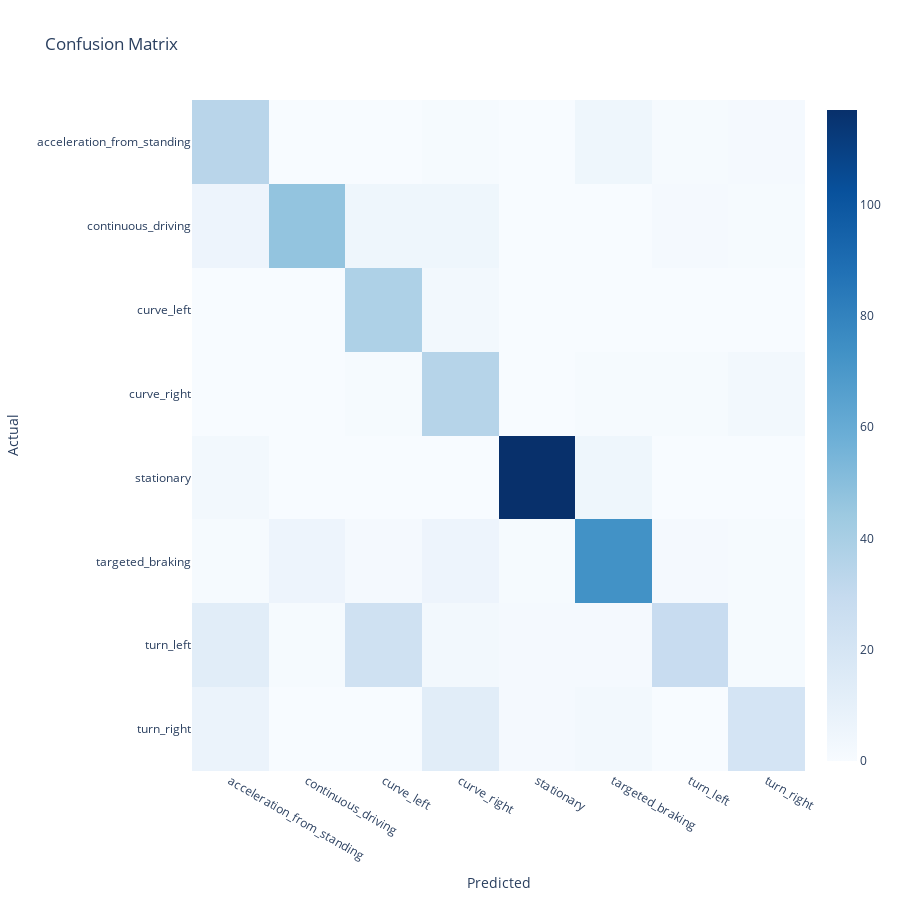

The notebook cell saved with this chart:
### Markdown cell above
## Evaluating the model

In order to evaluate the performance of our model, the predictions of the model for our test data can be compared with the actual values in the form of a confusion matrix. Since we have an unbalanced multi-class problem, and the color intensity takes all fields into account, the distribution should be inspected row by row.

### Code cell
y_pred = [pred.argmax() for pred in model(X_test)]

cm = confusion_matrix(label_encoder.inverse_transform(y_test), label_encoder.inverse_transform(y_pred))
heatmap = go.Heatmap(z=cm, x=label_encoder.classes_, y=label_encoder.classes_, colorscale='Blues') # FEHLER IRGENDWO

# create the layout
layout = go.Layout(title='Confusion Matrix')

# create the figure
fig = go.Figure(data=[heatmap], layout=layout)

fig.update_layout(yaxis = dict(categoryorder = 'category descending'))
fig.update_yaxes(title_text="Actual")
fig.update_xaxes(title_text="Predicted")

fig.layout.height = 900
fig.layout.width = 900

# show the figure
fig.show()

### Figure 1 — Plotly figure (JSON) as saved in the notebook; plotly's stock layout.template omitted (floating-point values rounded to 4 significant figures)
{"data": [{"colorscale": [[0, "rgb(247,251,255)"], [0.125, "rgb(222,235,247)"], [0.25, "rgb(198,219,239)"], [0.375, "rgb(158,202,225)"], [0.5, "rgb(107,174,214)"], [0.625, "rgb(66,146,198)"], [0.75, "rgb(33,113,181)"], [0.875, "rgb(8,81,156)"], [1, "rgb(8,48,107)"]], "type": "heatmap", "x": ["acceleration_from_standing", "continuous_driving", "curve_left", "curve_right", "stationary", "targeted_braking", "turn_left", "turn_right"], "y": ["acceleration_from_standing", "continuous_driving", "curve_left", "curve_right", "stationary", "targeted_braking", "turn_left", "turn_right"], "z": [[34, 0, 0, 1, 0, 5, 1, 2], [6, 47, 5, 5, 0, 0, 2, 1], [0, 0, 38, 3, 0, 0, 0, 0], [0, 0, 1, 35, 0, 1, 1, 3], [3, 0, 0, 0, 117, 5, 0, 0], [1, 6, 2, 6, 1, 73, 2, 1], [13, 1, 24, 3, 2, 2, 28, 1], [7, 0, 0, 13, 2, 3, 0, 21]]}], "layout": {"height": 900, "title": {"text": "Confusion Matrix"}, "width": 900, "xaxis": {"title": {"text": "Predicted"}}, "yaxis": {"categoryorder": "category descending", "title": {"text": "Actual"}}}}
